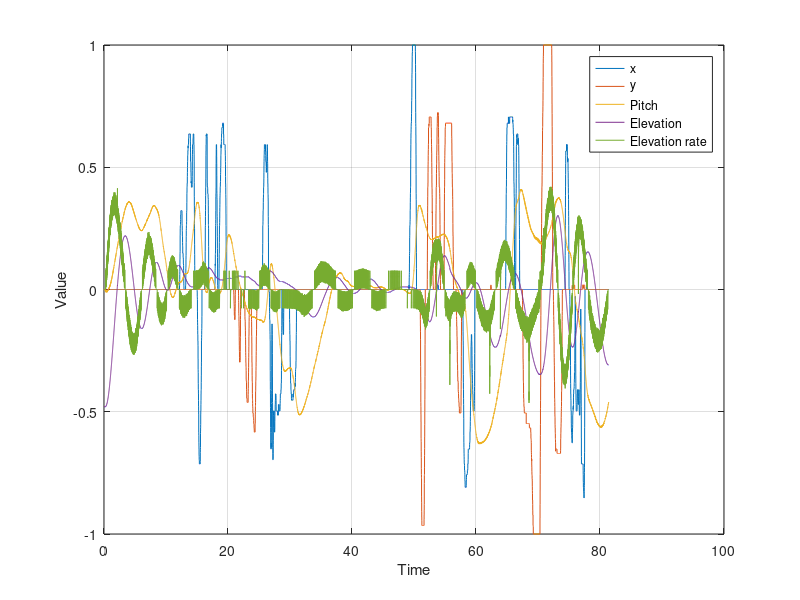

Reproduce this figure in MATLAB.
S = load("LQR_alle_1.mat");

data = S.ans;

t = data(1,:);
signals = data([1, 2, 5, 7, 8]+1, :);

plot(t, signals.');
xlabel("Time");
ylabel("Value");
legend("x", "y", "Pitch", "Elevation", "Elevation rate");
grid on
% pitch ref, elevation rate, travel, travel rate,  pitch, pitch rate, elevation, elevation rate
